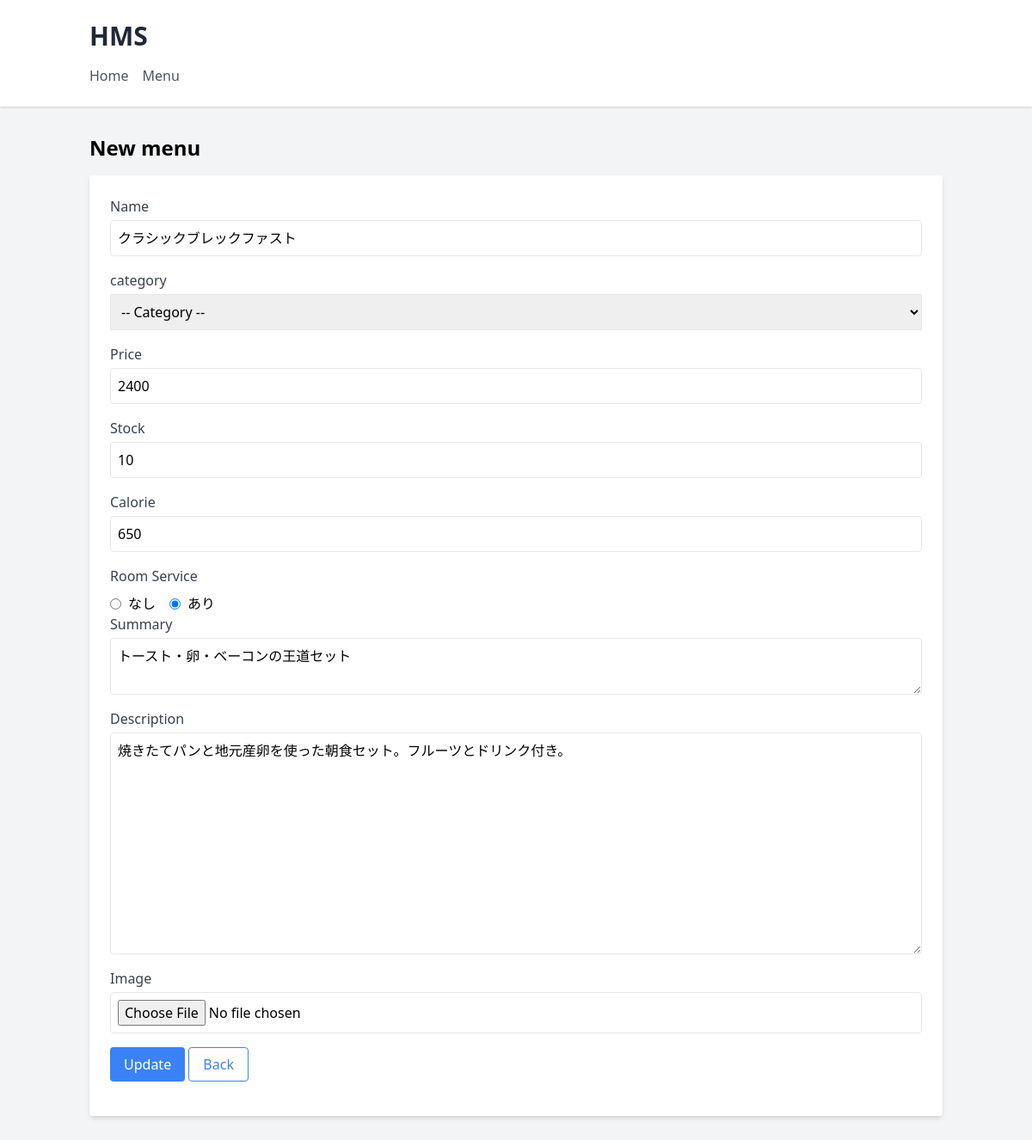
/admin/menu/edit.php?id=1, run on the app's committed database.
### tables this page shows
CREATE TABLE menus (
    id BIGINT UNSIGNED AUTO_INCREMENT PRIMARY KEY COMMENT 'ID',
    name VARCHAR(255) NOT NULL COMMENT '名称',
    category_id BIGINT UNSIGNED NOT NULL COMMENT 'カテゴリID',
    price INT NOT NULL COMMENT '価格',
    stock INT NOT NULL COMMENT '在庫',
    summary TEXT COMMENT 'サマリー',
    description TEXT COMMENT '説明',
    image_name TEXT COMMENT '画像名',
    is_room_service TINYINT(1) NOT NULL DEFAULT 0 COMMENT 'ルームサービスフラグ',
    calories INT COMMENT 'カロリー',
    created_at DATETIME NOT NULL DEFAULT CURRENT_TIMESTAMP COMMENT '作成日',
    updated_at DATETIME NOT NULL DEFAULT CURRENT_TIMESTAMP ON UPDATE CURRENT_TIMESTAMP COMMENT '更新日',
    
     
    CONSTRAINT fk_menus_category_id
        FOREIGN KEY (category_id)
        REFERENCES categories(id)
        ON DELETE CASCADE
);

### lib/DB.php (called while the page is built, shortened)
<?php
class DB
{
    function __construct()
    {
        $db_connection = DB_CONNECTION;
        $db_name = DB_DATABASE;
        $db_host = DB_HOST;
        $db_port = DB_PORT;
        $db_user = DB_USERNAME;
        $db_password = DB_PASSWORD;
        $dsn = "{$db_connection}:dbname={$db_name};host={$db_host};charset=utf8;port={$db_port}";
        try {
            $this->pdo = new PDO($dsn, $db_user, $db_password);
        } catch (PDOException $e) {
            echo "接続失敗: " . $e->getMessage();
            echo $dsn;
            exit;
        }
    }
}

### app/models/Menu.php (called while the page is built, shortened)
<?php
class Menu extends DB
{
    public $table_name = "menus";
    public function findByID($id)
    {
        $posts['id'] = $id;
        $sql = "SELECT * FROM {$this->table_name} WHERE id = :id;";
        $stmt = $this->pdo->prepare($sql);
        $stmt->execute($posts);
        $this->value = $stmt->fetch();
        return $this->value;
    }
}

### lib/Form.php (called while the page is built, shortened)
<?php
class Form
{
    public static function checked($current_value, $select_value)
    {
        if ($current_value == $select_value) return 'checked';
    }
}

### admin/menu/edit.php (the view, shortened to what this page needs)
<?php
$menu = new Menu();
$menu->findByID($_GET['id']);
?>
<!DOCTYPE html>
<html lang="ja">
<?php include('../../components/admin_head.php') ?>
<body class="bg-gray-100">
    <?php include('../../components/admin_nav.php') ?>
    <div class="container mx-auto px-4 py-8">
        <h1 class="text-2xl font-bold mb-4">New menu</h1>
        <form method="POST" action="admin/menu/update.php" enctype="multipart/form-data" class="bg-white p-6 rounded shadow-md">
            <div class="mb-4">
                <label class="block text-gray-700">Name</label>
                <input type="text" name="name" value="<?= $menu->value['name'] ?>" class="mt-1 block p-2 w-full border rounded" required>
            </div>
            <div class="mb-4">
                <label class="block text-gray-700">category</label>
                <select name="category_id" class="mt-1 p-2 block w-full border">
                    <option value="0">-- Category --</option>
                </select>
            </div>
            <div class="mb-4">
                <label class="block text-gray-700">Price</label>
                <input type="number" name="price" value="<?= $menu->value['price'] ?>" class="mt-1 block p-2 w-full border rounded" required>
            </div>
            <div class="mb-4">
                <label class="block text-gray-700">Stock</label>
                <input type="number" name="stock" value="<?= $menu->value['stock'] ?>" class="mt-1 block p-2 w-full border rounded" required>
            </div>
            <div class="mb-4">
                <label class="block text-gray-700">Calorie</label>
                <input type="number" name="calories" value="<?= $menu->value['calories'] ?>" class="mt-1 block p-2 w-full border rounded" required>
            </div>
            <label class="block text-gray-700 mb-2">Room Service</label>
            <div class="flex items-center space-x-4">
                <div class="flex items-center space-x-2">
                    <input id="is_room_service_0" <?= Form::checked(0, $menu->value['is_room_service']) ?> type="radio" name="is_room_service" value="0" class="form-radio" required>
                    <label for="is_room_service_0">なし</label>
                </div>
                <div class="flex items-center space-x-2">
                    <input id="is_room_service_1" <?= Form::checked(1, $menu->value['is_room_service']) ?> type="radio" name="is_room_service" value="1" class="form-radio" required>
                    <label for="is_room_service_1">あり</label>
                </div>
            </div>
            <div class="mb-4">
                <label class="block text-gray-700">Summary</label>
                <textarea name="summary" class="mt-1 block p-2 w-full border rounded" required><?= $menu->value['summary'] ?></textarea>
            </div>
            <div class="mb-4">
                <label class="block text-gray-700">Description</label>
                <textarea name="description" rows="10" class="mt-1 block p-2 w-full border rounded" required><?= $menu->value['description'] ?></textarea>
            </div>
            <div class="mb-4">
                <label class="block text-gray-700">Image</label>
                <input type="file" name="image" class="mt-1 block p-2 w-full border rounded">
            </div>
            <div class="mb-4">
                <button type="submit" class="bg-blue-500 text-white py-2 px-4 rounded">Update</button>
                <a href="admin/menu/" class="text-blue-500 border border-blue-500 py-2 px-4 rounded">Back</a>
            </div>
        </form>
    </div>
</body>
</html>

### data on the page
menus: name "クラシックブレックファスト", price "2400", stock "10", calories "650", summary "トースト・卵・ベーコンの王道セット", description "焼きたてパンと地元産卵を使った朝食セット。フルーツとドリンク付き。"

### other printed values
SITE_TITLE "HMS"
